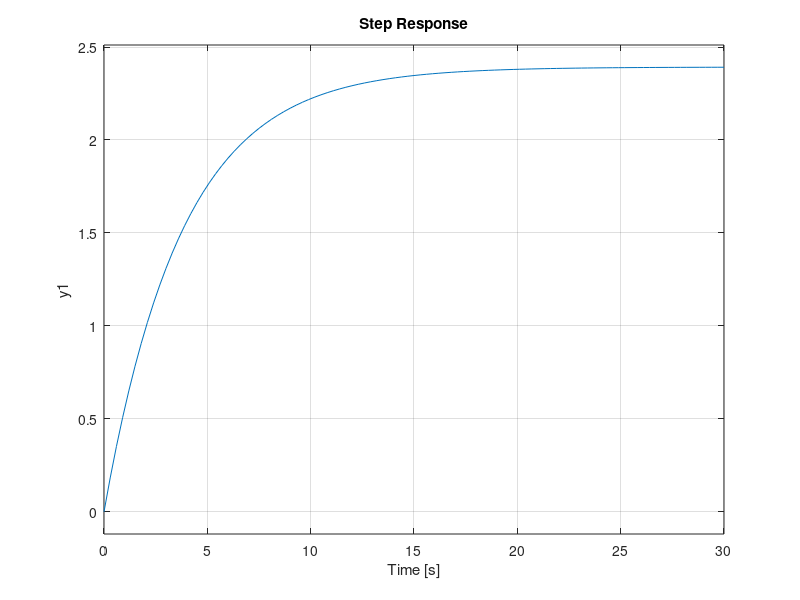
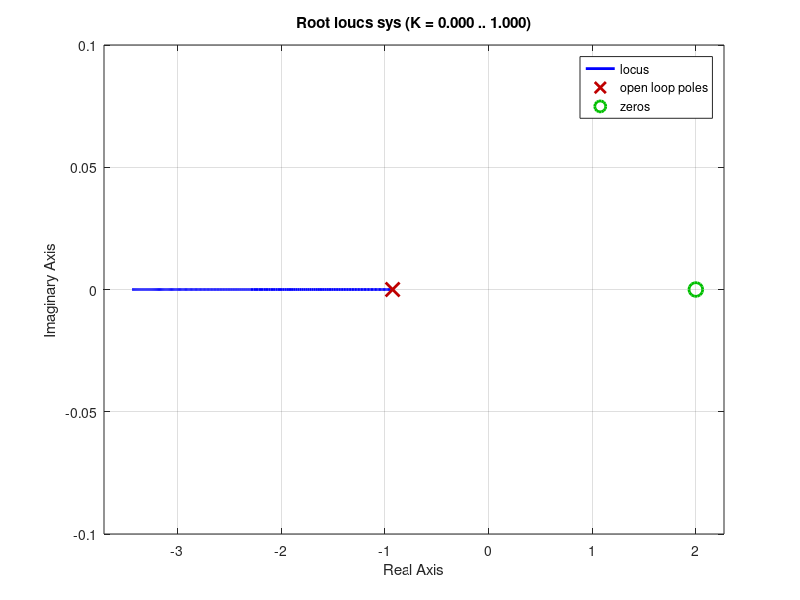

Recreate these plots in MATLAB, in order.
%% Homework 6 - Digital Control Systems

% Problem 7.6
K = 1;
num = [K*(1-exp(-1))];
den =  [1 -exp(-1)];
Gz = tf(num, den);
Tcl = Gz/(1+Gz);
step(Tcl)

% Problem 7.14
num = conv([1-exp(-1)], [-0.5 1]);
den = [0.5+0.5*exp(-1) 1-exp(-1)];

sys = tf(num, den)
figure; rlocus(sys)